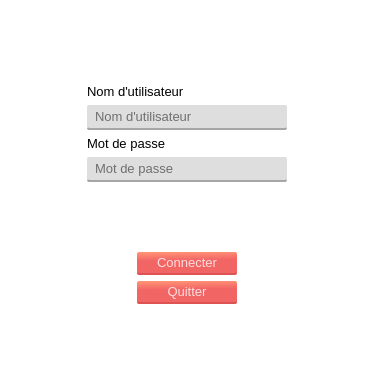
<?xml version="1.0" encoding="UTF-8"?>
<ui version="4.0">
 <class>Authentification</class>
 <widget class="QWidget" name="Authentification">
  <property name="enabled">
   <bool>true</bool>
  </property>
  <property name="geometry">
   <rect>
    <x>0</x>
    <y>0</y>
    <width>373</width>
    <height>388</height>
   </rect>
  </property>
  <property name="windowTitle">
   <string>Authentifier</string>
  </property>
  <property name="styleSheet">
   <string notr="true">*{
	font: 10pt;
	background-color:white;
}
.QPushButton{
	border-radius: 2;
	background-color: qlineargradient(spread:pad, x1:0.548, y1:1, x2:0.469455, y2:0, stop:0.627119 rgba(242, 101, 101, 255), stop:1 rgba(255, 146, 117, 255));
	border-bottom: 2px solid;
	border-bottom-color:rgb(221, 83, 83);
	padding: 3px 16px;
	color:rgb(255, 221, 221);	
}
.QPushButton:pressed{
	background-color: rgb(220, 91, 91);
	border-bottom-color: rgb(194, 73, 73);
}

.QLineEdit{
	border-radius: 2;
	border-bottom: 2px solid rgb(166, 166, 166);
	font: 10pt;
	padding: 3px 6px;
	
	background-color:rgb(222, 222, 222);
}


</string>
  </property>
  <layout class="QGridLayout" name="gridLayout">
   <item row="1" column="0">
    <spacer name="horizontalSpacer">
     <property name="orientation">
      <enum>Qt::Horizontal</enum>
     </property>
     <property name="sizeHint" stdset="0">
      <size>
       <width>40</width>
       <height>20</height>
      </size>
     </property>
    </spacer>
   </item>
   <item row="0" column="1">
    <spacer name="verticalSpacer_2">
     <property name="orientation">
      <enum>Qt::Vertical</enum>
     </property>
     <property name="sizeHint" stdset="0">
      <size>
       <width>20</width>
       <height>40</height>
      </size>
     </property>
    </spacer>
   </item>
   <item row="1" column="1">
    <layout class="QVBoxLayout" name="verticalLayout_2">
     <item>
      <layout class="QVBoxLayout" name="verticalLayout">
       <item>
        <widget class="QLabel" name="label">
         <property name="styleSheet">
          <string notr="true">font: 12pt &quot;HP Simplified&quot;;</string>
         </property>
         <property name="text">
          <string>Nom d'utilisateur</string>
         </property>
        </widget>
       </item>
       <item>
        <widget class="QLineEdit" name="username_field">
         <property name="enabled">
          <bool>true</bool>
         </property>
         <property name="minimumSize">
          <size>
           <width>200</width>
           <height>0</height>
          </size>
         </property>
         <property name="styleSheet">
          <string notr="true"/>
         </property>
         <property name="placeholderText">
          <string>Nom d'utilisateur</string>
         </property>
        </widget>
       </item>
       <item>
        <widget class="QLabel" name="label_3">
         <property name="styleSheet">
          <string notr="true">font: 12pt &quot;HP Simplified&quot;;</string>
         </property>
         <property name="text">
          <string>Mot de passe</string>
         </property>
        </widget>
       </item>
       <item>
        <widget class="QLineEdit" name="password_field">
         <property name="styleSheet">
          <string notr="true">QLineEdit#username_field{
	border-width: 1px; 
	border-style: solid; 
	border-color: transparent transparent rgb(255, 152, 152) transparent;
	qproperty-alignment: 'AlignVCenter | AlignCenter';
 }</string>
         </property>
         <property name="echoMode">
          <enum>QLineEdit::Password</enum>
         </property>
         <property name="placeholderText">
          <string>Mot de passe</string>
         </property>
        </widget>
       </item>
       <item>
        <widget class="QLabel" name="error_label">
         <property name="font">
          <font>
           <family>HP Simplified</family>
           <pointsize>10</pointsize>
           <weight>50</weight>
           <italic>false</italic>
           <bold>false</bold>
          </font>
         </property>
         <property name="styleSheet">
          <string notr="true">QLabel#error_label{
	
	color: rgb(255, 0, 0);
}</string>
         </property>
         <property name="text">
          <string/>
         </property>
         <property name="margin">
          <number>1</number>
         </property>
        </widget>
       </item>
       <item>
        <spacer name="verticalSpacer">
         <property name="orientation">
          <enum>Qt::Vertical</enum>
         </property>
         <property name="sizeHint" stdset="0">
          <size>
           <width>20</width>
           <height>40</height>
          </size>
         </property>
        </spacer>
       </item>
      </layout>
     </item>
     <item alignment="Qt::AlignHCenter|Qt::AlignVCenter">
      <widget class="QPushButton" name="connect_button">
       <property name="minimumSize">
        <size>
         <width>100</width>
         <height>0</height>
        </size>
       </property>
       <property name="maximumSize">
        <size>
         <width>100</width>
         <height>16777215</height>
        </size>
       </property>
       <property name="styleSheet">
        <string notr="true"/>
       </property>
       <property name="text">
        <string>Connecter</string>
       </property>
       <property name="iconSize">
        <size>
         <width>16</width>
         <height>16</height>
        </size>
       </property>
      </widget>
     </item>
     <item alignment="Qt::AlignHCenter">
      <widget class="QPushButton" name="quitter_button">
       <property name="minimumSize">
        <size>
         <width>100</width>
         <height>0</height>
        </size>
       </property>
       <property name="maximumSize">
        <size>
         <width>100</width>
         <height>16777215</height>
        </size>
       </property>
       <property name="styleSheet">
        <string notr="true"/>
       </property>
       <property name="text">
        <string>Quitter</string>
       </property>
       <property name="iconSize">
        <size>
         <width>16</width>
         <height>16</height>
        </size>
       </property>
      </widget>
     </item>
    </layout>
   </item>
   <item row="1" column="2">
    <spacer name="horizontalSpacer_2">
     <property name="orientation">
      <enum>Qt::Horizontal</enum>
     </property>
     <property name="sizeHint" stdset="0">
      <size>
       <width>40</width>
       <height>20</height>
      </size>
     </property>
    </spacer>
   </item>
   <item row="2" column="1">
    <spacer name="verticalSpacer_3">
     <property name="orientation">
      <enum>Qt::Vertical</enum>
     </property>
     <property name="sizeHint" stdset="0">
      <size>
       <width>20</width>
       <height>40</height>
      </size>
     </property>
    </spacer>
   </item>
  </layout>
 </widget>
 <resources>
  <include location="resources.qrc"/>
 </resources>
 <connections>
  <connection>
   <sender>quitter_button</sender>
   <signal>clicked()</signal>
   <receiver>Authentification</receiver>
   <slot>close()</slot>
   <hints>
    <hint type="sourcelabel">
     <x>199</x>
     <y>299</y>
    </hint>
    <hint type="destinationlabel">
     <x>139</x>
     <y>-14</y>
    </hint>
   </hints>
  </connection>
 </connections>
</ui>
